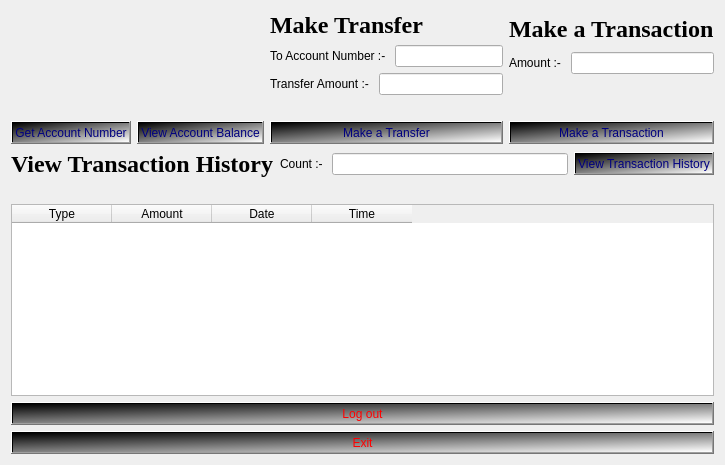
     <widget class="QWidget" name="User">
      <attribute name="title">
       <string>User</string>
      </attribute>
      <layout class="QGridLayout" name="gridLayout_5">
       <item row="0" column="0">
        <layout class="QVBoxLayout" name="verticalLayout_9">
         <item>
          <layout class="QHBoxLayout" name="horizontalLayout_28">
           <item>
            <layout class="QHBoxLayout" name="horizontalLayout_33">
             <item>
              <layout class="QVBoxLayout" name="verticalLayout_19">
               <item>
                <widget class="QLabel" name="User_lbAcc_number">
                 <property name="font">
                  <font>
                   <pointsize>16</pointsize>
                  </font>
                 </property>
                 <property name="text">
                  <string/>
                 </property>
                </widget>
               </item>
               <item>
                <widget class="QPushButton" name="User_pbGet_acc_number">
                 <property name="styleSheet">
                  <string notr="true">color: rgb(0, 0, 127);
background-color: qlineargradient(spread:pad, x1:0, y1:0, x2:1, y2:1, stop:0 rgba(0, 0, 0, 255), stop:1 rgba(255, 255, 255, 255));
font: 700 11pt &quot;Segoe UI&quot;;</string>
                 </property>
                 <property name="text">
                  <string>Get Account Number</string>
                 </property>
                </widget>
               </item>
              </layout>
             </item>
             <item>
              <layout class="QVBoxLayout" name="verticalLayout_20">
               <item>
                <widget class="QLabel" name="User_lbView_balance">
                 <property name="font">
                  <font>
                   <pointsize>16</pointsize>
                  </font>
                 </property>
                 <property name="text">
                  <string/>
                 </property>
                </widget>
               </item>
               <item>
                <widget class="QPushButton" name="User_pbView_balance">
                 <property name="styleSheet">
                  <string notr="true">color: rgb(0, 0, 127);
background-color: qlineargradient(spread:pad, x1:0, y1:0, x2:1, y2:1, stop:0 rgba(0, 0, 0, 255), stop:1 rgba(255, 255, 255, 255));
font: 700 11pt &quot;Segoe UI&quot;;</string>
                 </property>
                 <property name="text">
                  <string>View Account Balance</string>
                 </property>
                </widget>
               </item>
              </layout>
             </item>
            </layout>
           </item>
           <item>
            <layout class="QHBoxLayout" name="horizontalLayout_8">
             <item>
              <layout class="QVBoxLayout" name="verticalLayout_22">
               <item>
                <widget class="QLabel" name="lb_title_trasfer">
                 <property name="font">
                  <font>
                   <family>Times New Roman</family>
                   <pointsize>18</pointsize>
                   <bold>true</bold>
                  </font>
                 </property>
                 <property name="text">
                  <string>Make Transfer</string>
                 </property>
                </widget>
               </item>
               <item>
                <layout class="QHBoxLayout" name="horizontalLayout_35">
                 <item>
                  <widget class="QLabel" name="User_lbTo_acc_number">
                   <property name="text">
                    <string>To Account Number :- </string>
                   </property>
                  </widget>
                 </item>
                 <item>
                  <widget class="QLineEdit" name="User_leTo_acc_number">
                   <property name="text">
                    <string/>
                   </property>
                  </widget>
                 </item>
                </layout>
               </item>
               <item>
                <layout class="QHBoxLayout" name="horizontalLayout_36">
                 <item>
                  <widget class="QLabel" name="User_lbTransfe_amout">
                   <property name="text">
                    <string>Transfer Amount :- </string>
                   </property>
                  </widget>
                 </item>
                 <item>
                  <widget class="QLineEdit" name="User_leTrnsfr_amount">
                   <property name="text">
                    <string/>
                   </property>
                  </widget>
                 </item>
                </layout>
               </item>
               <item>
                <widget class="QLabel" name="User_lbMake_trnsf_error">
                 <property name="text">
                  <string/>
                 </property>
                </widget>
               </item>
               <item>
                <widget class="QPushButton" name="User_pbMake_transfer">
                 <property name="styleSheet">
                  <string notr="true">color: rgb(0, 0, 127);
background-color: qlineargradient(spread:pad, x1:0, y1:0, x2:1, y2:1, stop:0 rgba(0, 0, 0, 255), stop:1 rgba(255, 255, 255, 255));
font: 700 11pt &quot;Segoe UI&quot;;</string>
                 </property>
                 <property name="text">
                  <string>Make a Transfer</string>
                 </property>
                </widget>
               </item>
              </layout>
             </item>
             <item>
              <layout class="QVBoxLayout" name="verticalLayout_21">
               <item>
                <widget class="QLabel" name="lb_title_trasnaction">
                 <property name="font">
                  <font>
                   <family>Times New Roman</family>
                   <pointsize>18</pointsize>
                   <bold>true</bold>
                  </font>
                 </property>
                 <property name="text">
                  <string>Make a Transaction</string>
                 </property>
                </widget>
               </item>
               <item>
                <layout class="QHBoxLayout" name="horizontalLayout_34">
                 <item>
                  <widget class="QLabel" name="User_lbAmount">
                   <property name="text">
                    <string>Amount :- </string>
                   </property>
                  </widget>
                 </item>
                 <item>
                  <widget class="QLineEdit" name="User_leTrnsct_amount">
                   <property name="text">
                    <string/>
                   </property>
                  </widget>
                 </item>
                </layout>
               </item>
               <item>
                <widget class="QLabel" name="User_lbTransaction_error">
                 <property name="text">
                  <string/>
                 </property>
                </widget>
               </item>
               <item>
                <widget class="QPushButton" name="User_pbMake_transaction">
                 <property name="styleSheet">
                  <string notr="true">color: rgb(0, 0, 127);
background-color: qlineargradient(spread:pad, x1:0, y1:0, x2:1, y2:1, stop:0 rgba(0, 0, 0, 255), stop:1 rgba(255, 255, 255, 255));
font: 700 11pt &quot;Segoe UI&quot;;
</string>
                 </property>
                 <property name="text">
                  <string>Make a Transaction</string>
                 </property>
                </widget>
               </item>
              </layout>
             </item>
            </layout>
           </item>
          </layout>
         </item>
         <item>
          <layout class="QVBoxLayout" name="verticalLayout_7">
           <item>
            <layout class="QHBoxLayout" name="horizontalLayout_10">
             <item>
              <widget class="QLabel" name="User_lbView_trans_history">
               <property name="font">
                <font>
                 <family>Times New Roman</family>
                 <pointsize>18</pointsize>
                 <bold>true</bold>
                </font>
               </property>
               <property name="text">
                <string>View Transaction History</string>
               </property>
              </widget>
             </item>
             <item>
              <layout class="QHBoxLayout" name="horizontalLayout_9">
               <item>
                <widget class="QLabel" name="User_lbHistory_count">
                 <property name="text">
                  <string>Count :- </string>
                 </property>
                </widget>
               </item>
               <item>
                <widget class="QLineEdit" name="User_leHistory_count">
                 <property name="text">
                  <string/>
                 </property>
                </widget>
               </item>
              </layout>
             </item>
             <item>
              <widget class="QPushButton" name="User_pbView_trans_histroy">
               <property name="styleSheet">
                <string notr="true">color: rgb(0, 0, 127);
background-color: qlineargradient(spread:pad, x1:0, y1:0, x2:1, y2:1, stop:0 rgba(0, 0, 0, 255), stop:1 rgba(255, 255, 255, 255));
font: 700 11pt &quot;Segoe UI&quot;;</string>
               </property>
               <property name="text">
                <string>View Transaction History</string>
               </property>
              </widget>
             </item>
            </layout>
           </item>
           <item>
            <widget class="QLabel" name="User_lbView_history_error">
             <property name="text">
              <string/>
             </property>
            </widget>
           </item>
           <item>
            <widget class="QTableWidget" name="User_tbView_histroy">
             <column>
              <property name="text">
               <string>Type</string>
              </property>
             </column>
             <column>
              <property name="text">
               <string>Amount</string>
              </property>
             </column>
             <column>
              <property name="text">
               <string>Date</string>
              </property>
             </column>
             <column>
              <property name="text">
               <string>Time</string>
              </property>
             </column>
            </widget>
           </item>
          </layout>
         </item>
         <item>
          <layout class="QVBoxLayout" name="verticalLayout_8">
           <item>
            <widget class="QPushButton" name="User_pbLogout">
             <property name="styleSheet">
              <string notr="true">background-color: qlineargradient(spread:pad, x1:0, y1:0, x2:1, y2:1, stop:0 rgba(0, 0, 0, 255), stop:1 rgba(255, 255, 255, 255));
font: 700 12pt &quot;Segoe UI&quot;;
color: rgb(255, 0, 0);</string>
             </property>
             <property name="text">
              <string>Log out</string>
             </property>
            </widget>
           </item>
           <item>
            <widget class="QPushButton" name="User_pbExit">
             <property name="styleSheet">
              <string notr="true">background-color: qlineargradient(spread:pad, x1:0, y1:0, x2:1, y2:1, stop:0 rgba(0, 0, 0, 255), stop:1 rgba(255, 255, 255, 255));
font: 700 12pt &quot;Segoe UI&quot;;
color: rgb(255, 0, 0);</string>
             </property>
             <property name="text">
              <string>Exit</string>
             </property>
            </widget>
           </item>
          </layout>
         </item>
        </layout>
       </item>
      </layout>
     </widget>
